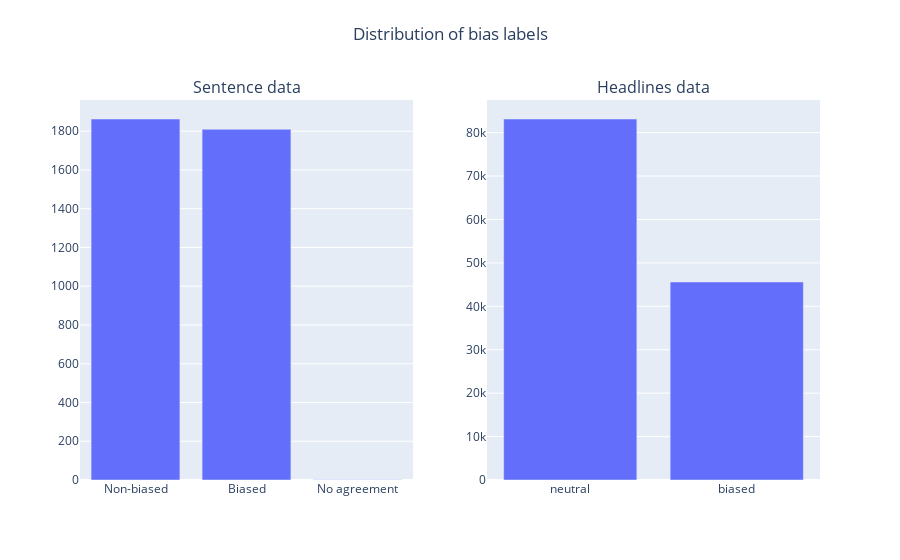

The cell this chart's notebook holds for it:
### Markdown cell above
### Bias

### Code cell
fig1 = px.bar(df1['label_bias'].value_counts(), y='count')
fig2 = px.bar(df2['label_bias'].value_counts(), y='count')

subplot_fig = sp.make_subplots(rows=1, cols=2, specs=[[{'type': 'xy'}, {'type': 'xy'}]],
                                subplot_titles=("Sentence data", "Headlines data"))
subplot_fig.add_trace(fig1['data'][0], row=1, col=1)
subplot_fig.add_trace(fig2['data'][0], row=1, col=2)


subplot_fig.update_layout(
    title_text='Distribution of bias labels',
    title_x=0.5,
    title_y=0.95,
    showlegend=False
)

subplot_fig.show()

### Figure 1 — Plotly figure (JSON) as saved in the notebook; plotly's stock layout.template omitted (floating-point values rounded to 4 significant figures)
{"data": [{"alignmentgroup": "True", "hovertemplate": "label_bias=%{x}<br>count=%{y}<extra></extra>", "legendgroup": "", "marker": {"color": "#636efa", "pattern": {"shape": ""}}, "name": "", "offsetgroup": "", "orientation": "v", "showlegend": false, "textposition": "auto", "type": "bar", "x": ["Non-biased", "Biased", "No agreement"], "xaxis": "x", "y": [1863, 1810, 1], "yaxis": "y"}, {"alignmentgroup": "True", "hovertemplate": "label_bias=%{x}<br>count=%{y}<extra></extra>", "legendgroup": "", "marker": {"color": "#636efa", "pattern": {"shape": ""}}, "name": "", "offsetgroup": "", "orientation": "v", "showlegend": false, "textposition": "auto", "type": "bar", "x": ["neutral", "biased"], "xaxis": "x2", "y": [83143, 45605], "yaxis": "y2"}], "layout": {"annotations": [{"font": {"size": 16}, "showarrow": false, "text": "Sentence data", "x": 0.225, "xanchor": "center", "xref": "paper", "y": 1, "yanchor": "bottom", "yref": "paper"}, {"font": {"size": 16}, "showarrow": false, "text": "Headlines data", "x": 0.775, "xanchor": "center", "xref": "paper", "y": 1, "yanchor": "bottom", "yref": "paper"}], "showlegend": false, "title": {"text": "Distribution of bias labels", "x": 0.5, "y": 0.95}, "xaxis": {"anchor": "y", "domain": [0, 0.45]}, "xaxis2": {"anchor": "y2", "domain": [0.55, 1]}, "yaxis": {"anchor": "x", "domain": [0, 1]}, "yaxis2": {"anchor": "x2", "domain": [0, 1]}}}
